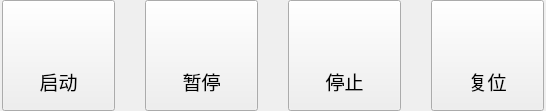
          <widget class="QWidget" name="widget_mainflow" native="true">
           <property name="minimumSize">
            <size>
             <width>546</width>
             <height>111</height>
            </size>
           </property>
           <property name="maximumSize">
            <size>
             <width>546</width>
             <height>111</height>
            </size>
           </property>
           <layout class="QGridLayout" name="gridLayout_14">
            <property name="leftMargin">
             <number>2</number>
            </property>
            <property name="topMargin">
             <number>0</number>
            </property>
            <property name="rightMargin">
             <number>2</number>
            </property>
            <property name="bottomMargin">
             <number>0</number>
            </property>
            <property name="horizontalSpacing">
             <number>30</number>
            </property>
            <property name="verticalSpacing">
             <number>0</number>
            </property>
            <item row="0" column="0">
             <widget class="QToolButton" name="toolBar_on">
              <property name="minimumSize">
               <size>
                <width>113</width>
                <height>111</height>
               </size>
              </property>
              <property name="maximumSize">
               <size>
                <width>113</width>
                <height>111</height>
               </size>
              </property>
              <property name="font">
               <font>
                <family>微软雅黑</family>
                <pointsize>14</pointsize>
                <weight>50</weight>
                <bold>false</bold>
               </font>
              </property>
              <property name="focusPolicy">
               <enum>Qt::NoFocus</enum>
              </property>
              <property name="styleSheet">
               <string notr="true"/>
              </property>
              <property name="text">
               <string>

启动</string>
              </property>
              <property name="iconSize">
               <size>
                <width>113</width>
                <height>111</height>
               </size>
              </property>
              <property name="checkable">
               <bool>true</bool>
              </property>
              <property name="checked">
               <bool>false</bool>
              </property>
              <property name="toolButtonStyle">
               <enum>Qt::ToolButtonTextUnderIcon</enum>
              </property>
              <property name="autoRaise">
               <bool>false</bool>
              </property>
              <attribute name="buttonGroup">
               <string notr="true">buttonGroup_mainFlow</string>
              </attribute>
             </widget>
            </item>
            <item row="0" column="1">
             <widget class="QToolButton" name="toolBar_pause">
              <property name="minimumSize">
               <size>
                <width>113</width>
                <height>111</height>
               </size>
              </property>
              <property name="maximumSize">
               <size>
                <width>113</width>
                <height>111</height>
               </size>
              </property>
              <property name="font">
               <font>
                <family>微软雅黑</family>
                <pointsize>14</pointsize>
                <weight>50</weight>
                <bold>false</bold>
               </font>
              </property>
              <property name="focusPolicy">
               <enum>Qt::NoFocus</enum>
              </property>
              <property name="styleSheet">
               <string notr="true"/>
              </property>
              <property name="text">
               <string>

暂停</string>
              </property>
              <property name="iconSize">
               <size>
                <width>113</width>
                <height>111</height>
               </size>
              </property>
              <property name="checkable">
               <bool>true</bool>
              </property>
              <property name="checked">
               <bool>false</bool>
              </property>
              <property name="toolButtonStyle">
               <enum>Qt::ToolButtonTextUnderIcon</enum>
              </property>
              <property name="autoRaise">
               <bool>false</bool>
              </property>
              <attribute name="buttonGroup">
               <string notr="true">buttonGroup_mainFlow</string>
              </attribute>
             </widget>
            </item>
            <item row="0" column="2">
             <widget class="QToolButton" name="toolBar_stop">
              <property name="minimumSize">
               <size>
                <width>113</width>
                <height>111</height>
               </size>
              </property>
              <property name="maximumSize">
               <size>
                <width>113</width>
                <height>111</height>
               </size>
              </property>
              <property name="font">
               <font>
                <family>微软雅黑</family>
                <pointsize>14</pointsize>
                <weight>50</weight>
                <bold>false</bold>
               </font>
              </property>
              <property name="focusPolicy">
               <enum>Qt::NoFocus</enum>
              </property>
              <property name="styleSheet">
               <string notr="true"/>
              </property>
              <property name="text">
               <string>

停止</string>
              </property>
              <property name="iconSize">
               <size>
                <width>113</width>
                <height>111</height>
               </size>
              </property>
              <property name="checkable">
               <bool>true</bool>
              </property>
              <property name="checked">
               <bool>false</bool>
              </property>
              <property name="toolButtonStyle">
               <enum>Qt::ToolButtonTextUnderIcon</enum>
              </property>
              <property name="autoRaise">
               <bool>false</bool>
              </property>
              <attribute name="buttonGroup">
               <string notr="true">buttonGroup_mainFlow</string>
              </attribute>
             </widget>
            </item>
            <item row="0" column="3">
             <widget class="QToolButton" name="toolBar_reset">
              <property name="minimumSize">
               <size>
                <width>113</width>
                <height>111</height>
               </size>
              </property>
              <property name="maximumSize">
               <size>
                <width>113</width>
                <height>111</height>
               </size>
              </property>
              <property name="font">
               <font>
                <family>微软雅黑</family>
                <pointsize>14</pointsize>
                <weight>50</weight>
                <bold>false</bold>
               </font>
              </property>
              <property name="focusPolicy">
               <enum>Qt::NoFocus</enum>
              </property>
              <property name="styleSheet">
               <string notr="true"/>
              </property>
              <property name="text">
               <string>

复位</string>
              </property>
              <property name="iconSize">
               <size>
                <width>113</width>
                <height>111</height>
               </size>
              </property>
              <property name="checkable">
               <bool>true</bool>
              </property>
              <property name="checked">
               <bool>false</bool>
              </property>
              <property name="toolButtonStyle">
               <enum>Qt::ToolButtonTextUnderIcon</enum>
              </property>
              <property name="autoRaise">
               <bool>false</bool>
              </property>
              <attribute name="buttonGroup">
               <string notr="true">buttonGroup_mainFlow</string>
              </attribute>
             </widget>
            </item>
           </layout>
          </widget>
